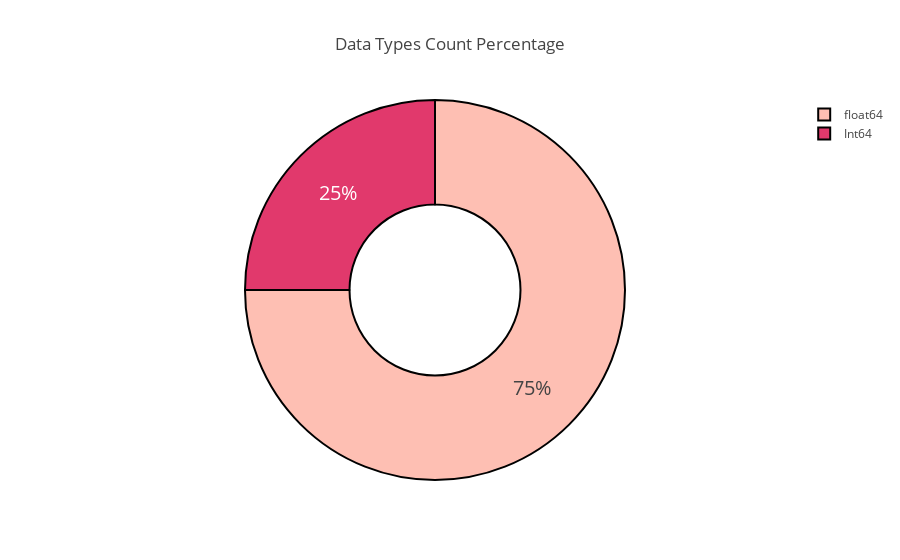

Notebook cell for this chart:
### Code cell
display(train_md.dtypes.value_counts())
datatypes_pie(train_md)

### Figure 1 — Plotly figure (JSON) as saved in the notebook; plotly's stock layout.template omitted (floating-point values rounded to 4 significant figures)
{"data": [{"hole": 0.45, "labels": ["float64", "Int64"], "marker": {"colors": ["#FEBFB3", "#E1396C", "#96D38C", "#D0F9B1"], "line": {"color": "#000000", "width": 2}}, "textfont": {"size": 20}, "type": "pie", "uid": "24c98b2e-f90b-11e8-a2b4-3417eb656c27", "values": [9, 3]}], "layout": {"title": "Data Types Count Percentage"}}
